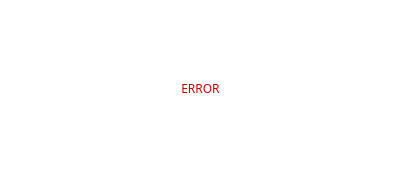
<?xml version="1.0" encoding="UTF-8"?>
<ui version="4.0">
 <class>hashes_dialog</class>
 <widget class="QDialog" name="hashes_dialog">
  <property name="geometry">
   <rect>
    <x>0</x>
    <y>0</y>
    <width>400</width>
    <height>170</height>
   </rect>
  </property>
  <property name="font">
   <font>
    <family>Ubuntu Mono</family>
   </font>
  </property>
  <property name="windowTitle">
   <string>Search result</string>
  </property>
  <property name="styleSheet">
   <string notr="true">background-color: rgb(255, 255, 255);</string>
  </property>
  <widget class="QLabel" name="message_label">
   <property name="geometry">
    <rect>
     <x>20</x>
     <y>80</y>
     <width>361</width>
     <height>81</height>
    </rect>
   </property>
   <property name="font">
    <font>
     <family>Ubuntu Mono</family>
    </font>
   </property>
   <property name="styleSheet">
    <string notr="true">color: rgb(204, 0, 0);</string>
   </property>
   <property name="text">
    <string>ERROR</string>
   </property>
   <property name="alignment">
    <set>Qt::AlignHCenter|Qt::AlignTop</set>
   </property>
  </widget>
  <widget class="QLabel" name="label">
   <property name="geometry">
    <rect>
     <x>170</x>
     <y>20</y>
     <width>61</width>
     <height>51</height>
    </rect>
   </property>
   <property name="text">
    <string/>
   </property>
   <property name="pixmap">
    <pixmap>../img/x.png</pixmap>
   </property>
   <property name="scaledContents">
    <bool>true</bool>
   </property>
  </widget>
 </widget>
 <resources/>
 <connections/>
</ui>
